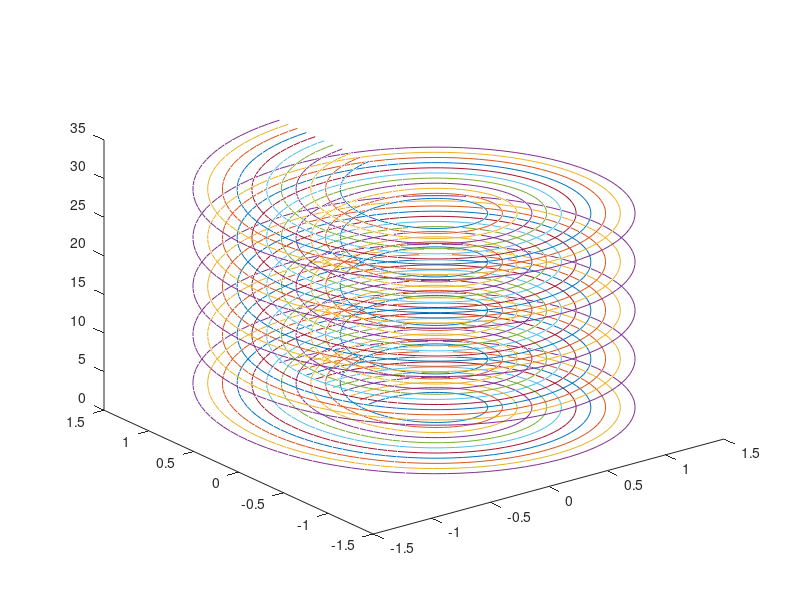

MATLAB code to generate this figure: (Note: this script raises an error after producing the figure.)
clc
close all
clear

%% Create a 3D lines plot
t = 0:pi/50:10*pi;

Ratio = [0.5:0.1:1.5];
[st,Rt] = meshgrid(sin(t),Ratio);
s = st.*Rt;
[ct,Rt] = meshgrid(cos(t),Ratio);
c = ct.*Rt;
T = repmat(t,[11,1]);
figure,
plot3(s',c',T');

%% Run curveSelect.m

curveSelect3D;

%% Guide
% 1) Make sure the figure is not in rotating/magnifying/panning mode
% 2) Now hit any button except 'T' on keyboard
% 3) Use the pointer the select a curve and see how it is highlighted
% 4) Now hit 'T' on keyboard to toggle off/on other curves.